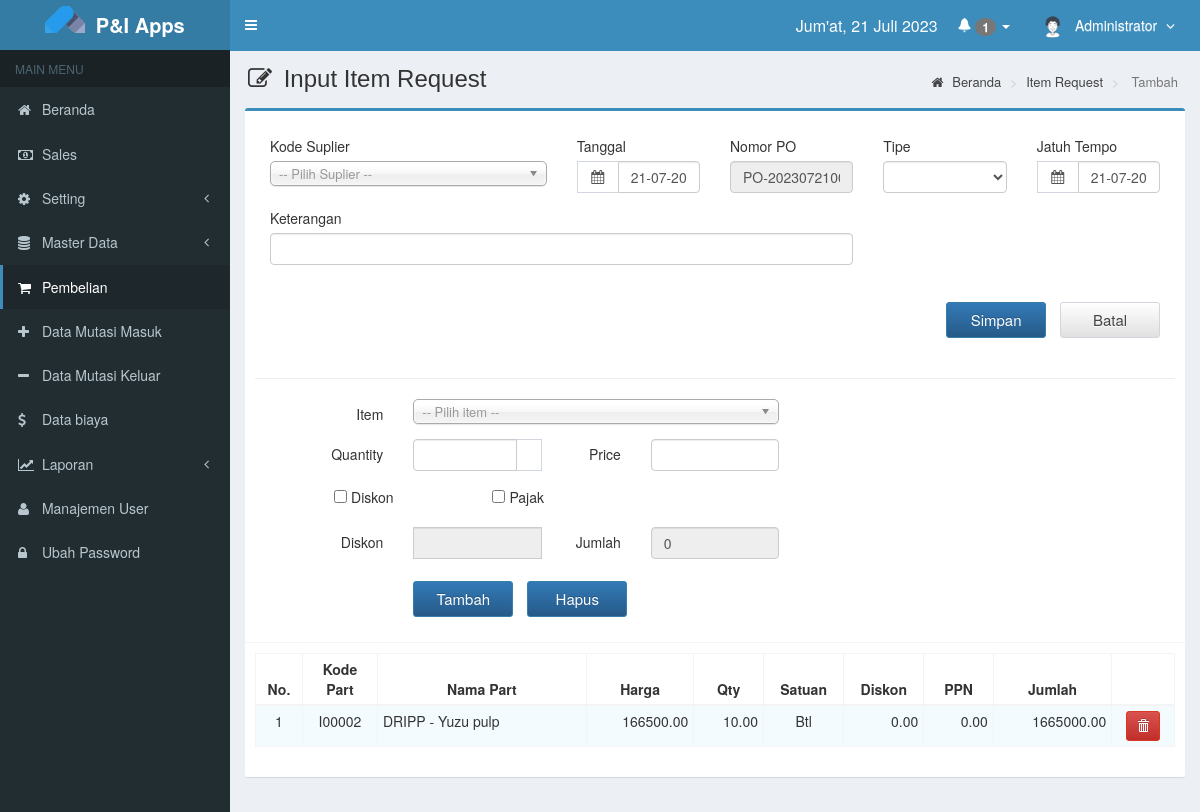
The app's page /main.php?module=form_part_request&form=add (signed in), older data.
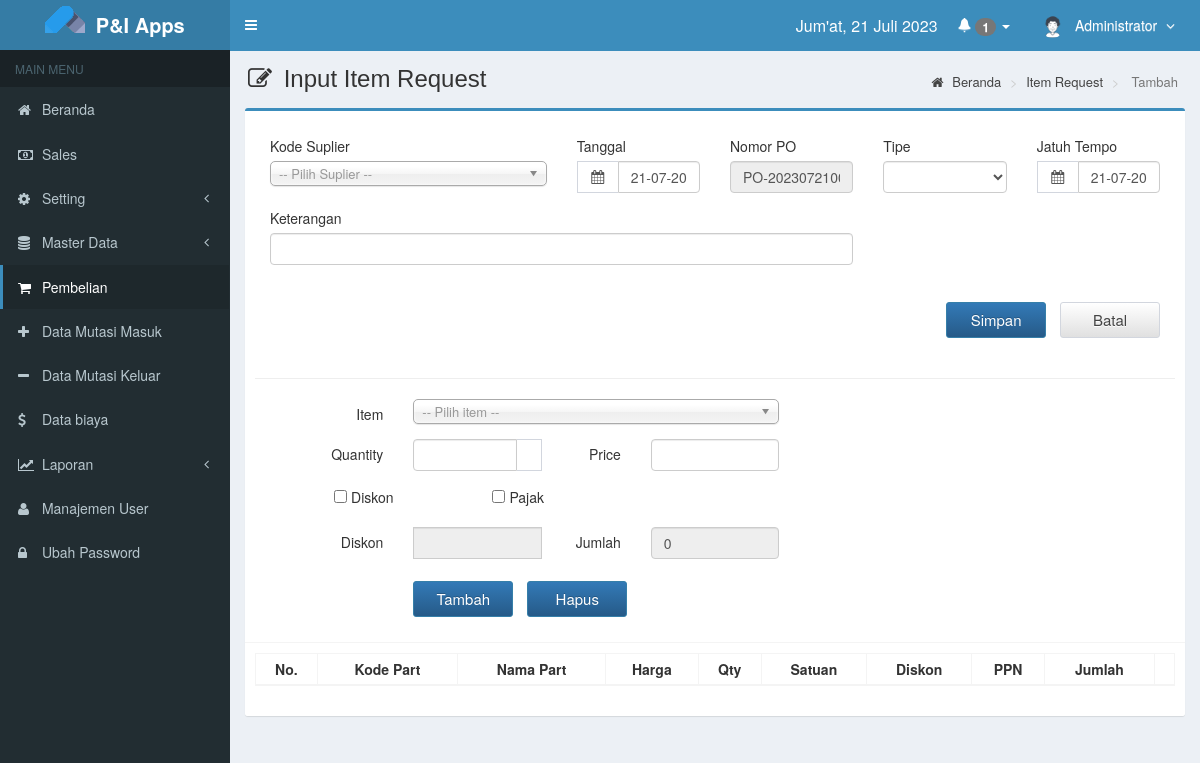
The same page, newer data.
### tables this page shows
CREATE TABLE `is_temp_req` (
  `id` bigint(20) unsigned NOT NULL AUTO_INCREMENT,
  `kode_request` varchar(30) NOT NULL DEFAULT '',
  `keterangan` varchar(30) NOT NULL DEFAULT '',
  `tanggal` date NOT NULL,
  `jatuh_tempo` date NOT NULL,
  `kode_part` varchar(6) NOT NULL,
  `nama_item` varchar(60) NOT NULL,
  `satuan` varchar(10) NOT NULL,
  `qty` decimal(10,2) NOT NULL DEFAULT 0.00,
  `harga` decimal(10,2) NOT NULL DEFAULT 0.00,
  `diskon` decimal(10,2) NOT NULL,
  `pajak` decimal(10,2) NOT NULL,
  `jumlah` decimal(10,2) NOT NULL,
  `kode_suplier` varchar(6) NOT NULL,
  `suplier` varchar(60) NOT NULL,
  `status` tinyint(3) unsigned NOT NULL DEFAULT 0,
  `tipe` enum('CASH','Tempo') NOT NULL DEFAULT 'Tempo',
  `status_bayar` varchar(100) NOT NULL,
  `created_user` int(3) NOT NULL,
  `created_date` timestamp NOT NULL DEFAULT current_timestamp() ON UPDATE current_timestamp(),
  PRIMARY KEY (`id`) USING BTREE
);

CREATE TABLE `is_part` (
  `kode_part` varchar(6) NOT NULL,
  `kode_suplier` varchar(6) DEFAULT NULL,
  `nama_part` varchar(90) NOT NULL,
  `group` varchar(24) NOT NULL DEFAULT '',
  `kategori` varchar(12) NOT NULL DEFAULT '',
  `satuan` varchar(5) NOT NULL,
  `stok` decimal(10,1) NOT NULL DEFAULT 0.0,
  `stok_level` decimal(10,1) NOT NULL,
  `harga` decimal(11,0) NOT NULL,
  `created_user` int(3) DEFAULT 1,
  `created_date` timestamp NOT NULL DEFAULT current_timestamp(),
  `updated_user` int(3) NOT NULL DEFAULT 1,
  `updated_date` timestamp NOT NULL DEFAULT current_timestamp() ON UPDATE current_timestamp(),
  PRIMARY KEY (`kode_part`),
  KEY `created_user` (`created_user`),
  KEY `updated_user` (`updated_user`),
  CONSTRAINT `is_part_ibfk_1` FOREIGN KEY (`created_user`) REFERENCES `is_users` (`id_user`) ON DELETE CASCADE ON UPDATE CASCADE,
  CONSTRAINT `is_part_ibfk_2` FOREIGN KEY (`updated_user`) REFERENCES `is_users` (`id_user`) ON DELETE CASCADE ON UPDATE CASCADE
);

### modules/part-request/form.php (the view, shortened to what the changed rows need)
<?php
if ($_GET['form']=='add') { ?>
  <section class="content-header">
    <h1>
      <i class="fa fa-edit icon-title"></i> Input Item Request
    </h1>
  </section>
  <section class="content">
    <div class="row">
      <div class="col-md-12">
			<div class="box-footer">
				<table id="table-temp" class="table table-bordered table-striped table-hover table-condensed">
				<thead>
					<tr>
						<th class="center">No.</th>
						<th class="center">Kode Part</th>
						<th class="center">Nama Part</th>
						<th class="center">Harga</th>
						<th class="center">Qty</th>
						<th class="center">Satuan</th>
						<th class="center">Diskon</th>
						<th class="center">PPN</th>
						<th class="center">Jumlah</th>
						<th class="center"></th>
					</tr>
				</thead>
				<tbody>
				<?php
				$no = 1;
				$query = mysqli_query($mysqli, "SELECT a.id,a.kode_part,a.qty,b.kode_part,a.harga, a.diskon, a.pajak, a.jumlah, b.nama_part,b.satuan
												FROM is_temp_req as a INNER JOIN is_part as b ON a.kode_part=b.kode_part ORDER BY a.id ASC")
												or die('Ada kesalahan pada query tampil Data Part Masuk: '.mysqli_error($mysqli));
				while ($data = mysqli_fetch_assoc($query)) {
					echo "<tr>
						<td width='20' class='center'>$no</td>
						<td width='20' class='center'>$data[kode_part]</td>
						<td width='150'>$data[nama_part]</td>
						<td width='75' align='right'>$data[harga]</td>
						<td width='50' align='right'>$data[qty]</td>
						<td width='50' class='center'>$data[satuan]</td>
						<td width='50' align='right'>$data[diskon]</td>
						<td width='50' align='right'>$data[pajak]</td>
						<td width='50' align='right'>$data[jumlah]</td>
						<td class='center' width='30'><div>
							<a data-toggle='tooltip' data-placement='top' title='Hapus' class='btn btn-danger btn-sm' onclick= 'removeRow($data[id])' >
							<i style='color:#fff' class='glyphicon glyphicon-trash' ></i>
							</a>
						</div></td>
						</tr>";
					$no++;
				}
				?>
				</tbody>
				</table>
			</div>
        </div>
      </div>
    </div>
<?php
}
?>

Row changes from the older to the newer data that the page shows:
removed is_temp_req: kode_part.kode_part "I00002", kode_part.nama_part "DRIPP - Yuzu pulp", harga "166500.00", qty "10.00", kode_part.satuan "Btl", diskon "0.00", pajak "0.00", jumlah "1665000.00"
